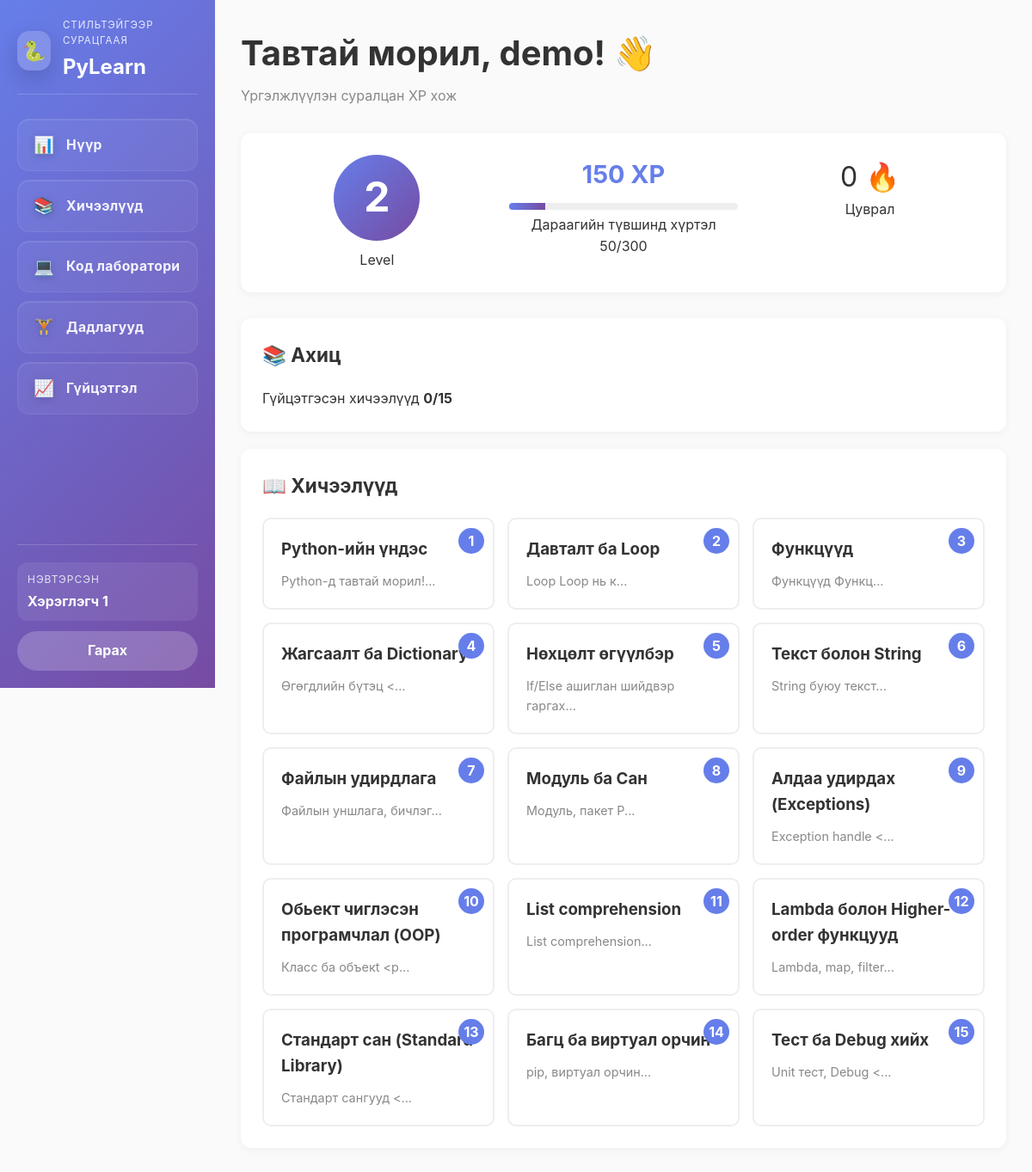
The app's page /dashboard (signed in) with its own data.
### database.py (models this page shows, shortened)
class User(db.Model):
    __tablename__ = 'users'
    id = db.Column(db.Integer, primary_key=True)
    username = db.Column(db.String(80), unique=True, nullable=False)
    password = db.Column(db.String(255), nullable=False)
    xp = db.Column(db.Integer, default=0)
    level = db.Column(db.Integer, default=1)
    created_at = db.Column(db.DateTime, default=datetime.utcnow)
    lessons = db.relationship('Progress', backref='user', lazy=True, cascade='all, delete-orphan')
    quiz_attempts = db.relationship('QuizAttempt', backref='user', lazy=True, cascade='all, delete-orphan')

class Lesson(db.Model):
    __tablename__ = 'lessons'
    id = db.Column(db.Integer, primary_key=True)
    title = db.Column(db.String(255), nullable=False)
    content = db.Column(db.Text, nullable=False)
    code_example = db.Column(db.Text, nullable=False)
    order = db.Column(db.Integer, default=0)
    quizzes = db.relationship('Quiz', backref='lesson', lazy=True, cascade='all, delete-orphan')
    progress = db.relationship('Progress', backref='lesson', lazy=True, cascade='all, delete-orphan')

### app.py (the view)
@app.route('/dashboard')
@login_required
def dashboard():
    user = User.query.get(session['user_id'])
    lessons = Lesson.query.order_by(Lesson.order).all()
    completed_lessons = Progress.query.filter_by(
        user_id=user.id, completed=True
    ).count()
    total_lessons = len(lessons)
    streak = QuizAttempt.get_streak(user.id)
    current_xp_for_level = int((user.level - 1) ** 2 * 100)
    next_xp_for_level = int(user.level ** 2 * 100)
    xp_progress = user.xp - current_xp_for_level
    xp_needed = next_xp_for_level - current_xp_for_level
    xp_percentage = int((xp_progress / xp_needed) * 100) if xp_needed > 0 else 0
    return render_template('dashboard.html',
        user=user,
        lessons=lessons,
        completed_lessons=completed_lessons,
        total_lessons=total_lessons,
        streak=streak,
        xp_percentage=xp_percentage,
        xp_progress=xp_progress,
        xp_needed=xp_needed
    )

### app.py (called while the page is built)
def login_required(f):
    @wraps(f)
    def decorated_function(*args, **kwargs):
        if 'user_id' not in session:
            return redirect(url_for('login'))
        return f(*args, **kwargs)
    return decorated_function

### database.py (called while the page is built)
    def get_streak(user_id):
        attempts = QuizAttempt.query.filter_by(user_id=user_id).order_by(QuizAttempt.attempted_at.desc()).all()
        streak = 0
        for attempt in attempts:
            if attempt.correct:
                streak += 1
            else:
                break
        return streak

### templates/dashboard.html (shortened to what this page needs)
{% extends "base.html" %}
{% block content %}
<div class="dashboard">
    <div class="header">
        <h1>Тавтай морил, {{ user.username }}! 👋</h1>
        <p>Үргэлжлүүлэн суралцан XP хож</p>
    </div>
    <div class="card stats-card">
        <div class="stat-item">
            <div class="level-badge">{{ user.level }}</div>
            <p>Level</p>
        </div>
        <div class="stat-item">
            <div class="xp-display">{{ user.xp }} XP</div>
            <div class="xp-bar">
                <div class="xp-fill" style="width: {{ xp_percentage }}%"></div>
            </div>
            <p>Дараагийн түвшинд хүртэл {{ xp_progress }}/{{ xp_needed }}</p>
        </div>
        <div class="stat-item">
            <div class="streak">{{ streak }} 🔥</div>
            <p>Цуврал</p>
        </div>
    </div>
    <div class="card">
        <h2>📚 Ахиц</h2>
        <div class="progress-overview">
            <div class="progress-item">
                <span>Гүйцэтгэсэн хичээлүүд</span>
                <strong>{{ completed_lessons }}/{{ total_lessons }}</strong>
            </div>
        </div>
    </div>
    <div class="card" id="lessons">
        <h2>📖 Хичээлүүд</h2>
        <div class="lessons-grid">
            {% for lesson in lessons %}
            <a href="{{ url_for('lesson', lesson_id=lesson.id) }}" class="lesson-card {% if (lesson.progress | selectattr('user_id', 'equalto', user.id) | selectattr('completed', 'equalto', True) | list) %}completed{% endif %}">
                <div class="lesson-badge">{{ lesson.order }}</div>
                <h3>{{ lesson.title }}</h3>
                <p>{{ lesson.content[:60] | striptags }}...</p>
            </a>
            {% endfor %}
        </div>
    </div>
</div>
{% endblock %}

### static/css/style.css (style rules this page uses)
html, body { width: 100%; height: 100%; margin: 0; padding: 0; overflow-x: hidden; }
body { min-height: 100vh; }
* { margin: 0; padding: 0; box-sizing: border-box; }
:root { --primary: #667eea; --secondary: #764ba2; --success: #4caf50; --error: #f44336; --light: #f5f5f5; --dark: #333; --border: #eee; }
body { font-family: -apple-system, BlinkMacSystemFont, 'Segoe UI', Roboto, 'Helvetica Neue', Arial, sans-serif; background: #fafafa; color: var(--dark); line-height: 1.6; }
html, body { height: 100%; }
.dashboard { margin-left: 0; }
.card { background: white; padding: 25px; border-radius: 12px; box-shadow: 0 2px 10px rgba(0, 0, 0, 0.05); margin-bottom: 20px; }
.card h2 { margin-top: 0; margin-bottom: 20px; font-size: 1.4em; }

### templates/dashboard.html (style rules this page uses)
.dashboard { padding: 30px; }
.header { margin-bottom: 30px; }
.header h1 { font-size: 2.5em; margin: 0; }
.header p { color: #888; margin: 5px 0 0 0; }
.stats-card { display: grid; grid-template-columns: repeat(auto-fit, minmax(150px, 1fr)); gap: 20px; margin-bottom: 30px; }
.stat-item { text-align: center; }
.level-badge { font-size: 3em; font-weight: bold; background: linear-gradient(135deg, #667eea 0%, #764ba2 100%); color: white; border-radius: 50%; width: 100px; height: 100px; display: flex; align-items: center; justify-content: center; margin: 0 auto 10px; }
.xp-display { font-size: 1.8em; font-weight: bold; color: #667eea; margin-bottom: 10px; }
.xp-bar { width: 100%; height: 8px; background: #eee; border-radius: 10px; overflow: hidden; margin-bottom: 5px; }
.xp-fill { height: 100%; background: linear-gradient(90deg, #667eea, #764ba2); transition: width 0.5s ease; }
.streak { font-size: 2em; }
.lessons-grid { display: grid; grid-template-columns: repeat(auto-fill, minmax(200px, 1fr)); gap: 15px; }
.lesson-card { padding: 20px; border: 2px solid #eee; border-radius: 10px; text-decoration: none; color: #333; transition: all 0.3s ease; position: relative; }
.lesson-badge { position: absolute; top: 10px; right: 10px; background: #667eea; color: white; width: 30px; height: 30px; border-radius: 50%; display: flex; align-items: center; justify-content: center; font-weight: bold; }
.lesson-card h3 { margin: 0 0 10px 0; }
.lesson-card p { margin: 0; color: #888; font-size: 0.9em; }

### records on screen
User: username "demo", level "2", xp "150"
Lesson: order "1", title "Python-ийн үндэс", content "Python-д тавтай морил!"
Lesson: order "2", title "Давталт ба Loop", content "Loop Loop нь к"
Lesson: order "3", title "Функцүүд", content "Функцүүд Функц"
Lesson: order "4", title "Жагсаалт ба Dictionary", content "Өгөгдлийн бүтэц <"
Lesson: order "5", title "Нөхцөлт өгүүлбэр", content "If/Else ашиглан шийдвэр гаргах"
Lesson: order "6", title "Текст болон String", content "String буюу текст"
Lesson: order "7", title "Файлын удирдлага", content "Файлын уншлага, бичлэг"
Lesson: order "8", title "Модуль ба Сан", content "Модуль, пакет P"
Lesson: order "9", title "Алдаа удирдах (Exceptions)", content "Exception handle <"
Lesson: order "10", title "Обьект чиглэсэн програмчлал (OOP)", content "Класс ба объекt <p"
Lesson: order "11", title "List comprehension", content "List comprehension"
Lesson: order "12", title "Lambda болон Higher-order функцууд", content "Lambda, map, filter"
Lesson: order "13", title "Стандарт сан (Standard Library)", content "Стандарт сангууд <"
Lesson: order "14", title "Багц ба виртуал орчин", content "pip, виртуал орчин"
Lesson: order "15", title "Тест ба Debug хийх", content "Unit тест, Debug <"

### other values on screen
{{ session.get('user_id') }} "1"
{{ xp_progress }} "50"
{{ xp_needed }} "300"
{{ streak }} "0"
{{ completed_lessons }} "0"
{{ total_lessons }} "15"
